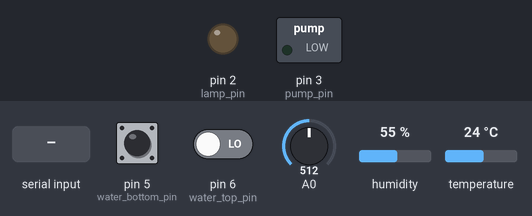
Simulated run of this sketch. Board: Arduino Uno, built with avr-gcc and run on an emulated ATmega328P. On the bench: switched loads named in the sketch (green lamp = pin HIGH), output pins drawn as LEDs (lit = HIGH). The inputs (shaded band) are chosen by the test bench; at power-on: pin 6 (water_top_pin) LOW, pin 5 (water_bottom_pin) LOW, A0 = 512, humidity 55 %, temperature 24 °C. What the sketch prints to the serial monitor is not drawn.

Above: at 1.2 s.
1.3 s: pin 6 (water_top_pin) driven HIGH
At 4.2 s:
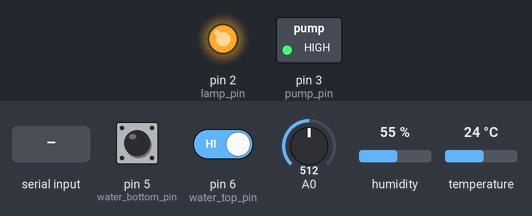
4.5 s: pin 5 (water_bottom_pin) pulled HIGH for 0.15 s
At 5.7 s:
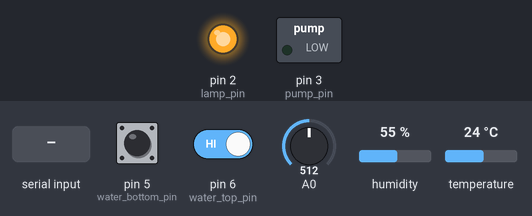
6.1 s: "p\n" received over Serial
At 7.2 s:
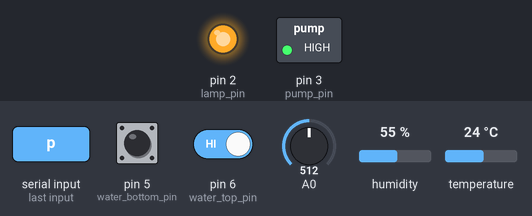
7.6 s: "l\n" received over Serial
At 8.5 s:
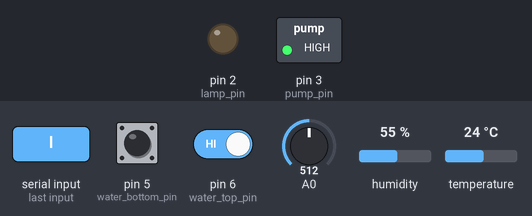
9.2 s: pin 5 (water_bottom_pin) pulled HIGH for 1 s
At 10.0 s:
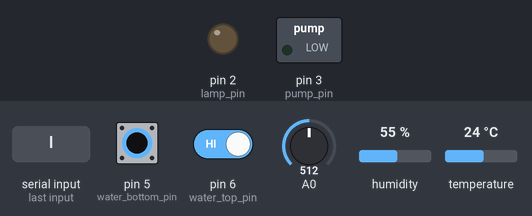
Timing chart, 0 to 12.2 s (numbered marks = the images above; inputs shaded):
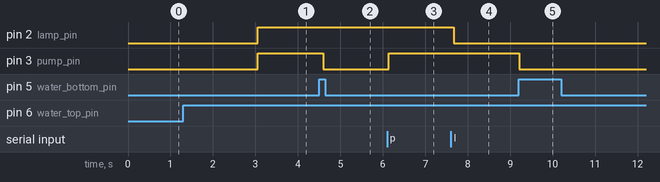

The sketch:

ArduinoPlanter.ino
```cpp
/*
 Name:		ArduinoPlanter.ino
 Created:	1/17/2018 10:14:21 PM
 Author:	Kalle Hallivuori <korpiq@iki.fi>
*/

#include <Adafruit_Sensor.h>
#include <DHT_U.h>
#include <DHT.h>

#include "Configuration.h"
#include "State.h"
#include "ArduinoPlanterSetup.h"
#include "Communicator.h"
#include "Decider.h"
#include "Report.h"

ArduinoPlanterSetup planterSetup;
Communicator communicator;
planter_state_t state;
Decider decider;
decisions_t decisions;
Report report;

// the setup function runs once when you press reset or power the board
void setup() {
	planterSetup.init(default_configuration);
	planterSetup.initState(state);

	decider.init(default_configuration);
	communicator.init(default_configuration, state);

	Serial.begin(default_configuration.serial_port_speed);
}

// the loop function runs over and over again until power down or reset
void loop() {
	communicator.listen();
	handle_input_result(state.input_result);

	planterSetup.updateReadings();
	decider.updateDecisions(state, decisions);
	execute_decisions(&decisions);

	delay(100);
}

void handle_input_result(input_result_t input_result)
{
	switch (input_result)
	{
	case REQUEST_RECONFIGURE:
		planterSetup.init(default_configuration);
		break;
	case REQUEST_CONTROL_REMOTE:
		state.remote_control_started = state.readings.time;
		break;
	case REQUEST_CONTROL_AUTONOMOUS:
		state.remote_control_started = state.readings.time - default_configuration.remote_control_timeout;
		break;
	case REQUEST_INVALID:
		Serial.println("Invalid input.");
	default:
		break;
	}
}

void execute_decisions(const decisions_t * const decisions)
{
	decision report_state = decisions->report_state;

	switch(decisions->turn_lamp_switch & 15)
	{
		case DO_TURN_ON:
			planterSetup.setLamp(true);
			report_state = DECISION_REPORT_WHEN_CHANGING;
			break;
		case DO_TURN_OFF:
			planterSetup.setLamp(false);
			report_state = DECISION_REPORT_WHEN_CHANGING;
			break;
		case DO_NOTHING:
			break;
		default:
			Serial.print("Invalid decision for lamp: ");
			Serial.println(decisions->turn_lamp_switch, 16);
	}

	switch (decisions->turn_pump_switch & 15)
	{
		case DO_TURN_ON:
			planterSetup.setPump(true);
			report_state = DECISION_REPORT_WHEN_CHANGING;
			break;
		case DO_TURN_OFF:
			planterSetup.setPump(false);
			report_state = DECISION_REPORT_WHEN_CHANGING;
			break;
		case DO_NOTHING:
			break;
		default:
			Serial.print("Invalid decision for pump: ");
			Serial.println(decisions->turn_pump_switch, 16);
	}

	switch (decisions->report_configuration & 15)
	{
		case DO_SEND_REPORT:
			report.sendConfiguration(&default_configuration);
		case DO_NOTHING:
			break;
		default:
			Serial.print("Invalid decision for configuration report: ");
			Serial.println(decisions->report_configuration, 16);
	}

	switch (report_state & 15)
	{
		case DO_SEND_REPORT:
			report.sendReadings(&state.readings);
			report.sendDecisions(decisions);
			report.sendState(&state);
			state.report_sent_time = state.readings.time;
		case DO_NOTHING:
			break;
		default:
			Serial.print("Invalid decision for report: ");
			Serial.println(report_state, 16);
	}
}
```

ArduinoPlanterSetup.cpp
```cpp
#include "ArduinoPlanterSetup.h"

void ArduinoPlanterSetup::init(arduino_planter_configuration_t & configuration)
{
	this->configuration = &configuration;
	initDevice(configuration);
}

void ArduinoPlanterSetup::initDevice(arduino_planter_configuration_t & configuration)
{
	pinMode(configuration.air_read_pin, INPUT);
	pinMode(configuration.water_bottom_pin, INPUT);
	pinMode(configuration.water_top_pin, INPUT);

	pinMode(configuration.lamp_pin, OUTPUT);
	pinMode(configuration.pump_pin, OUTPUT);

	airSensor = new DHT(configuration.air_read_pin, configuration.air_sensor_type);
	airSensor->begin();
}

void ArduinoPlanterSetup::initState(planter_state_t & state)
{
	this->state = &state;
	state.lamp_start_time = configuration->startup_delay - configuration->lamp_cycle_time;
	state.lamp_stop_time = 0;
	state.pump_start_time = configuration->startup_delay - configuration->pump_cycle_time;
	state.pump_stop_time = 0;
	state.air_read_time = configuration->startup_delay - configuration->air_read_interval;
	state.report_sent_time = -configuration->report_interval;
	state.input_result = REQUEST_NOTHING;
	state.remote_control_started = -configuration->remote_control_timeout;
}

void ArduinoPlanterSetup::updateReadings()
{
	readings_t & readings = state->readings;

	readings.time = millis();
	readings.acidity = analogRead(configuration->acidity_pin);

	readings.water_on_bottom = readWaterSensor(configuration->water_bottom_pin);
	readings.water_on_top = readWaterSensor(configuration->water_top_pin);
	readings.water_level_ok = readings.water_on_bottom && !readings.water_on_top;

	readings.is_lamp_on = isLampOn;
	readings.is_pump_on = isPumpOn;
	readings.is_remote_control = (readings.time - state->remote_control_started) < configuration->remote_control_timeout;

	if ((readings.time - state->air_read_time) >= configuration->air_read_interval) {
		readings.humidity = airSensor->readHumidity();
		readings.temperature = airSensor->readTemperature();

		int measure = analogRead(configuration->acidity_pin);
		double voltage = 5 / 1024.0 * measure; // classic digital to voltage conversion
		readings.acidity = 7 + ((2.5 - voltage) / 0.18); // 0-5V to PH range

		state->air_read_time = readings.time;
	}
}

bool ArduinoPlanterSetup::readWaterSensor(digital_in_t pin)
{
	return digitalRead(pin) == configuration->water_sensor_value_when_wet;
}

void ArduinoPlanterSetup::setLamp(bool on)
{
	digitalWrite(configuration->lamp_pin, (isLampOn = on) ? HIGH : LOW);
	*(on ? &state->lamp_start_time : &state->lamp_stop_time) = millis();
}

void ArduinoPlanterSetup::setPump(bool on)
{
	if (state->readings.water_level_ok || !on)
	{
		digitalWrite(configuration->pump_pin, (isPumpOn = on) ? HIGH : LOW);
		*(on ? &state->pump_start_time : &state->pump_stop_time) = millis();
	}
}
```

ArduinoPlanterSetup.h
```cpp
// Setup.h

#ifndef _ARDUINO_PLANTER_SETUP_h
#define _ARDUINO_PLANTER_SETUP_h

#if defined(ARDUINO) && ARDUINO >= 100
	#include "Arduino.h"
#else
	#include "WProgram.h"
#endif

#include <DHT_U.h>
#include <DHT.h>

#include "Configuration.h"
#include "State.h"

class ArduinoPlanterSetup
{
private:
	arduino_planter_configuration_t * configuration;
	planter_state_t * state;
	bool isLampOn = false, isPumpOn = false;
	void initDevice(arduino_planter_configuration_t&);
	bool readWaterSensor(digital_in_t pin);
	DHT * airSensor;

public:
	void init(arduino_planter_configuration_t&);
	void initState(planter_state_t&);
	void updateReadings();
	void setLamp(bool on);
	void setPump(bool on);
};

#endif
```

Communicator.cpp
```cpp
#include "Communicator.h"
#include "ArduinoJson.h"
#include "Configuration.h"

void Communicator::init(arduino_planter_configuration_t & configuration, planter_state_t & state)
{
	this->configuration = &configuration;
	this->state = &state;
}

void Communicator::listen()
{
	state->input_result = Serial.available() ? receive() : REQUEST_NOTHING;
}

input_result Communicator::receive()
{
	char buffer[INPUT_BUFSIZ];
	size_t bytecount = Serial.readBytesUntil('\n', buffer, INPUT_BUFSIZ - 1);
	return bytecount ? handleInput(buffer) : REQUEST_NOTHING;
}

input_result Communicator::handleInput(char const * buffer)
{
	switch (*buffer)
	{
		case 'p': return REQUEST_PUMP;
		case 'l': return REQUEST_LAMP;
		case 'c': return REQUEST_REPORT_CONFIGURATION;
		case 's': return REQUEST_REPORT_STATE;
		case 'r': return REQUEST_CONTROL_REMOTE;
		case 'a': return REQUEST_CONTROL_AUTONOMOUS;
		case '{':
			if (buffer[1]) // avoid hanging parser with sole '{'
				return handleJson(buffer);
		case '\r':
		case '\n': return REQUEST_NOTHING;
		default:
			return REQUEST_INVALID;
	}
}

bool is_conf_key(int id, const char * key)
{
	return !strcmp_P(key, (const char *)pgm_read_word(&(configuration_setting_names[id])));
}

input_result Communicator::handleJson(char const * buffer)
{
	StaticJsonBuffer<JSON_BUFSIZ> jsonBuffer;
	JsonObject &input = jsonBuffer.parseObject(buffer);

	if (&input == &JsonObject::invalid())
	{
		return REQUEST_INVALID;
	}

	input_result_t result = REQUEST_NOTHING;

	for (JsonObject::iterator it = input.begin(); it != input.end(); ++it)
	{
		if (is_conf_key(CONF_ACIDITY_PIN, it->key))
		{
			configuration->acidity_pin = (analog_in_t)it->value;
			result = REQUEST_RECONFIGURE;
		}
		else if (is_conf_key(CONF_AIR_READ_PIN, it->key))
		{
			configuration->air_read_pin = (digital_in_t)it->value;
			result = REQUEST_RECONFIGURE;
		}
		else if (is_conf_key(CONF_WATER_BOTTOM_PIN, it->key))
		{
			configuration->water_bottom_pin = (digital_in_t)it->value;
			result = REQUEST_RECONFIGURE;
		}
		else if (is_conf_key(CONF_WATER_TOP_PIN, it->key))
		{
			configuration->water_top_pin = (digital_in_t)it->value;
			result = REQUEST_RECONFIGURE;
		}
		else if (is_conf_key(CONF_LAMP_PIN, it->key))
		{
			configuration->lamp_pin = (digital_out_t)it->value;
			result = REQUEST_RECONFIGURE;
		}
		else if (is_conf_key(CONF_PUMP_PIN, it->key))
		{
			configuration->pump_pin = (digital_out_t)it->value;
			result = REQUEST_RECONFIGURE;
		}
		else if (is_conf_key(CONF_LAMP_CYCLE_TIME, it->key))
		{
			configuration->lamp_cycle_time = (milliseconds_t)it->value;
			result = REQUEST_RECONFIGURE;
		}
		else if (is_conf_key(CONF_LAMP_ACTIVE_TIME, it->key))
		{
			configuration->lamp_active_time = (milliseconds_t)it->value;
			result = REQUEST_RECONFIGURE;
		}
		else if (is_conf_key(CONF_PUMP_CYCLE_TIME, it->key))
		{
			configuration->pump_cycle_time = (milliseconds_t)it->value;
			result = REQUEST_RECONFIGURE;
		}
		else if (is_conf_key(CONF_PUMP_ACTIVE_TIME, it->key))
		{
			configuration->pump_active_time = (milliseconds_t)it->value;
			result = REQUEST_RECONFIGURE;
		}
		else if (is_conf_key(CONF_AIR_READ_INTERVAL, it->key))
		{
			configuration->air_read_interval = (milliseconds_t)it->value;
			result = REQUEST_RECONFIGURE;
		}
		else if (is_conf_key(CONF_REPORT_INTERVAL, it->key))
		{
			configuration->report_interval = (milliseconds_t)it->value;
			result = REQUEST_RECONFIGURE;
		}
		else if (is_conf_key(CONF_REMOTE_CONTROL_TIMEOUT, it->key))
		{
			configuration->remote_control_timeout = (milliseconds_t)it->value;
			result = REQUEST_RECONFIGURE;
		}
		else if (is_conf_key(CONF_STARTUP_DELAY, it->key))
		{
			configuration->startup_delay = (milliseconds_t)it->value;
			result = REQUEST_RECONFIGURE;
		}
		else if (is_conf_key(CONF_SERIAL_PORT_SPEED, it->key))
		{
			Serial.println("Serial port may not be reconfigured.");
			result = REQUEST_INVALID;
		}
		else if (is_conf_key(CONF_WATER_SENSOR_VALUE_WHEN_WET, it->key))
		{
			configuration->water_sensor_value_when_wet = (int)it->value;
			result = REQUEST_RECONFIGURE;
		}
		else if (is_conf_key(CONF_AIR_SENSOR_TYPE, it->key))
		{
			configuration->air_sensor_type = (int)it->value;
			result = REQUEST_RECONFIGURE;
		}
		else
		{
			Serial.println("Unknown key in JSON input");
			if (result == REQUEST_NOTHING)
			{
				return REQUEST_INVALID;
			}
		}
	}

	return result;
}
```

Communicator.h
```cpp
// Communicator.h

#ifndef _COMMUNICATOR_h
#define _COMMUNICATOR_h

#if defined(ARDUINO) && ARDUINO >= 100
	#include "Arduino.h"
#else
	#include "WProgram.h"
#endif

#include "Configuration.h"
#include "State.h"

class Communicator
{
private:
	arduino_planter_configuration_t * configuration;
	planter_state_t * state;

	input_result receive();
	input_result handleInput(char const *);
	input_result handleJson(char const *);

public:
	void init(arduino_planter_configuration_t & configuration, planter_state_t & state);
	void listen();
};

#endif
```

Decider.cpp
```cpp
#include "Decider.h"

void Decider::init(arduino_planter_configuration_t & configuration)
{
	this->configuration = &configuration;
}

void Decider::updateDecisions(planter_state_t & state, decisions_t & decisions)
{
	decisions.turn_lamp_switch = updateLampDecision(state);
	decisions.turn_pump_switch = updatePumpDecision(state);
	decisions.report_state = updateStateReportDecision(state);
	decisions.report_configuration = updateConfigurationReportDecision(state);
}

decision Decider::updateLampDecision(planter_state_t & state)
{
	if (state.input_result == REQUEST_LAMP)
	{
		return state.readings.is_lamp_on ? DECISION_TURN_OFF_BY_REQUEST : DECISION_TURN_ON_BY_REQUEST;
	}
	else if (state.readings.is_remote_control)
	{
		return DECISION_WAIT_FOR_COMMAND;
	}
	else if (state.readings.is_lamp_on)
	{
		return reasonToTurnOffLamp(state);
	}
	else
	{
		return reasonToTurnOnLamp(state);
	}
}

decision Decider::reasonToTurnOffLamp(planter_state_t & state)
{
	return (
		(state.readings.time - state.lamp_start_time) > configuration->lamp_active_time
	) ? DECISION_TURN_OFF_BY_TIME : DECISION_WAIT;
}

decision Decider::reasonToTurnOnLamp(planter_state_t & state)
{
	bool full_cycle_since_last =
		(state.readings.time - state.lamp_start_time) > configuration->lamp_cycle_time;

	return full_cycle_since_last ? DECISION_TURN_ON_BY_TIME : DECISION_WAIT;
}

decision Decider::updatePumpDecision(planter_state_t & state)
{
	if (state.readings.water_on_top) // ride over troubled water
	{
		return state.readings.is_pump_on ?
			DECISION_TURN_OFF_WHEN_WATER_HIGH
			: DECISION_KEEP_OFF_WHEN_HIGH;
	}
	else if (! state.readings.water_on_bottom)
	{
		return state.readings.is_pump_on ?
			DECISION_TURN_OFF_WHEN_WATER_LOW
			: DECISION_KEEP_OFF_WHEN_LOW;
	}
	else if (state.input_result == REQUEST_PUMP)
	{
		return state.readings.is_pump_on ? DECISION_TURN_OFF_BY_REQUEST : DECISION_TURN_ON_BY_REQUEST;
	}
	else if (state.readings.is_remote_control)
	{
		return DECISION_WAIT_FOR_COMMAND;
	}
	else if (state.readings.is_pump_on)
	{
		return reasonToTurnOffWater(state);
	}
	else
	{
		return reasonToTurnOnWater(state);
	}
}

decision Decider::reasonToTurnOffWater(planter_state_t & state)
{
	bool has_run_long_enough =
		(state.readings.time - state.pump_start_time) > configuration->pump_active_time;

	return has_run_long_enough ? DECISION_TURN_OFF_BY_TIME : DECISION_WAIT;
}

decision Decider::reasonToTurnOnWater(planter_state_t & state)
{
	bool full_cycle_since_last =
		(state.readings.time - state.pump_start_time) > configuration->pump_cycle_time;

	return full_cycle_since_last ? DECISION_TURN_ON_BY_TIME : DECISION_WAIT;
}

decision Decider::updateStateReportDecision(planter_state_t & state)
{
	if (state.input_result == REQUEST_REPORT_STATE)
	{
		return DECISION_REPORT_ON_REQUEST;
	}
	else if (state.readings.is_remote_control)
	{
		return DECISION_WAIT_FOR_COMMAND;
	}
	else if ((state.readings.time - state.report_sent_time) > configuration->report_interval)
	{
		return DECISION_REPORT_ON_TIME;
	}
	else
	{
		return DECISION_NO_ACTION;
	}
}

decision Decider::updateConfigurationReportDecision(planter_state_t & state)
{
	return
		state.input_result == REQUEST_RECONFIGURE ? DECISION_REPORT_WHEN_CHANGING
		: state.input_result == REQUEST_REPORT_CONFIGURATION ? DECISION_REPORT_ON_REQUEST
		: DECISION_NO_ACTION;
}
```

Decider.h
```cpp
// Decider.h

#ifndef _DECIDER_h
#define _DECIDER_h

#if defined(ARDUINO) && ARDUINO >= 100
	#include "Arduino.h"
#else
	#include "WProgram.h"
#endif

#include "Configuration.h"
#include "State.h"
#include "Decisions.h"

class Decider
{
private:
	arduino_planter_configuration_t * configuration;

	decision reasonToTurnOnLamp(planter_state_t & state);
	decision reasonToTurnOffLamp(planter_state_t & state);

	decision reasonToTurnOnWater(planter_state_t & state);
	decision reasonToTurnOffWater(planter_state_t & state);

public:
	void init(arduino_planter_configuration_t&);
	void updateDecisions(planter_state_t&, decisions_t&);
	decision updateLampDecision(planter_state_t&);
	decision updatePumpDecision(planter_state_t&);
	decision updateStateReportDecision(planter_state_t&);
	decision updateConfigurationReportDecision(planter_state_t&);
};

#endif
```

Decisions.cpp
```cpp
#include "Decisions.h"

const char PROGMEM action_nothing[] = "inaction";
const char PROGMEM action_on[] = "turn on";
const char PROGMEM action_off[] = "turn off";
const char PROGMEM action_send[] = "send report";

const char * const PROGMEM action_names[NUMBER_OF_ACTIONS] =
{
	action_nothing,
	action_on,
	action_off,
	action_send
};

const char PROGMEM reason_doing_fine[] = "ok";
const char PROGMEM reason_request[] = "request";
const char PROGMEM reason_remote_control_mode[] = "waiting for command";
const char PROGMEM reason_time[] = "time";
const char PROGMEM reason_low[] = "water low";
const char PROGMEM reason_high[] = "water high";
const char PROGMEM reason_change[] = "change";

const char * const PROGMEM reason_descriptions[NUMBER_OF_REASONS] =
{
	reason_doing_fine,
	reason_request,
	reason_remote_control_mode,
	reason_time,
	reason_low,
	reason_high,
	reason_change
};
```

Decisions.h
```cpp
#pragma once
#include <avr/pgmspace.h>

enum actions
{
	DO_NOTHING,
	DO_TURN_ON,
	DO_TURN_OFF,
	DO_SEND_REPORT,
	NUMBER_OF_ACTIONS
};

extern const char * const PROGMEM action_names[NUMBER_OF_ACTIONS];

enum reasons
{
	REASON_DOING_FINE,
	REASON_REQUEST,
	REASON_REMOTE_CONTROL_MODE,
	REASON_TIME,
	REASON_WATER_LOW,
	REASON_WATER_HIGH,
	REASON_CHANGE,
	NUMBER_OF_REASONS
};

extern const char * const PROGMEM reason_descriptions[NUMBER_OF_REASONS];

enum decision
{
	DECISION_NO_ACTION = (REASON_DOING_FINE << 4) + DO_NOTHING,
	DECISION_WAIT_FOR_COMMAND = (REASON_REMOTE_CONTROL_MODE << 4) + DO_NOTHING,
	DECISION_WAIT = (REASON_TIME << 4) + DO_NOTHING,
	DECISION_KEEP_OFF_WHEN_LOW = (REASON_WATER_LOW << 4) + DO_NOTHING,
	DECISION_KEEP_OFF_WHEN_HIGH = (REASON_WATER_HIGH << 4) + DO_NOTHING,
	DECISION_TURN_ON_BY_REQUEST = (REASON_REQUEST << 4) + DO_TURN_ON,
	DECISION_TURN_OFF_BY_REQUEST = (REASON_REQUEST << 4) + DO_TURN_OFF,
	DECISION_TURN_ON_BY_TIME = (REASON_TIME << 4) + DO_TURN_ON,
	DECISION_TURN_OFF_BY_TIME = (REASON_TIME << 4) + DO_TURN_OFF,
	DECISION_TURN_OFF_WHEN_WATER_LOW = (REASON_WATER_LOW << 4) + DO_TURN_OFF,
	DECISION_TURN_OFF_WHEN_WATER_HIGH = (REASON_WATER_HIGH << 4) + DO_TURN_OFF,
	DECISION_REPORT_ON_REQUEST = (REASON_REQUEST << 4) + DO_SEND_REPORT,
	DECISION_REPORT_WHEN_CHANGING = (REASON_CHANGE << 4) + DO_SEND_REPORT,
	DECISION_REPORT_ON_TIME = (REASON_TIME << 4) + DO_SEND_REPORT
};

typedef struct decisions
{
	decision
		turn_lamp_switch,
		turn_pump_switch,
		report_state,
		report_configuration;
} decisions_t;
```

Source omitted: Readings.h (407 bytes), Report.cpp (5551 bytes), Report.h (571 bytes), State.h (673 bytes), arduino_planter_types.h (362 bytes), Configuration.h (1523 bytes), Configuration_names.c (1726 bytes), DefaultConfiguration.c (752 bytes)

Measured:
- after the input at 1.3 s, pin 3 (pump_pin): LOW → HIGH after 1.8 s
- after the input at 4.5 s, pin 3 (pump_pin): HIGH → LOW after 0.10 s
- after the input at 6.1 s, pin 3 (pump_pin): LOW → HIGH at once
- after the input at 7.6 s, pin 2 (lamp_pin): HIGH → LOW after 0.08 s
- after the input at 9.2 s, pin 3 (pump_pin): HIGH → LOW at once
